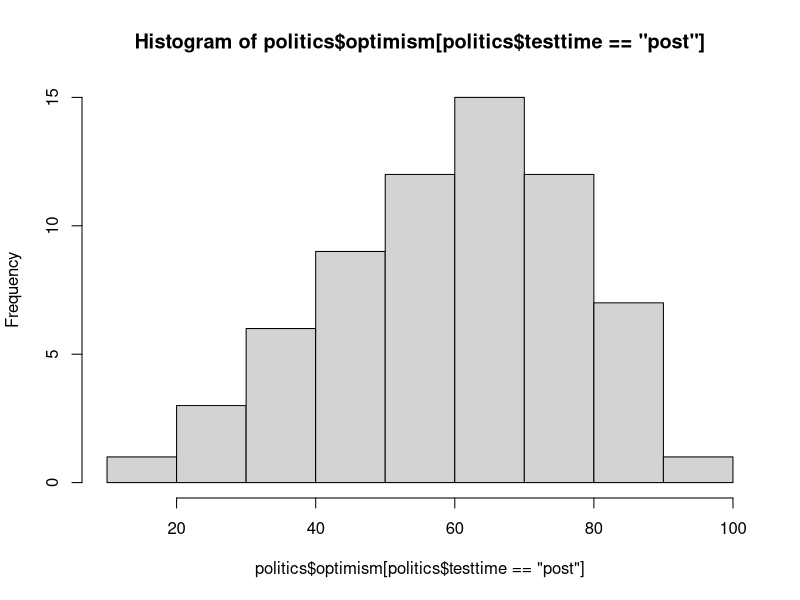
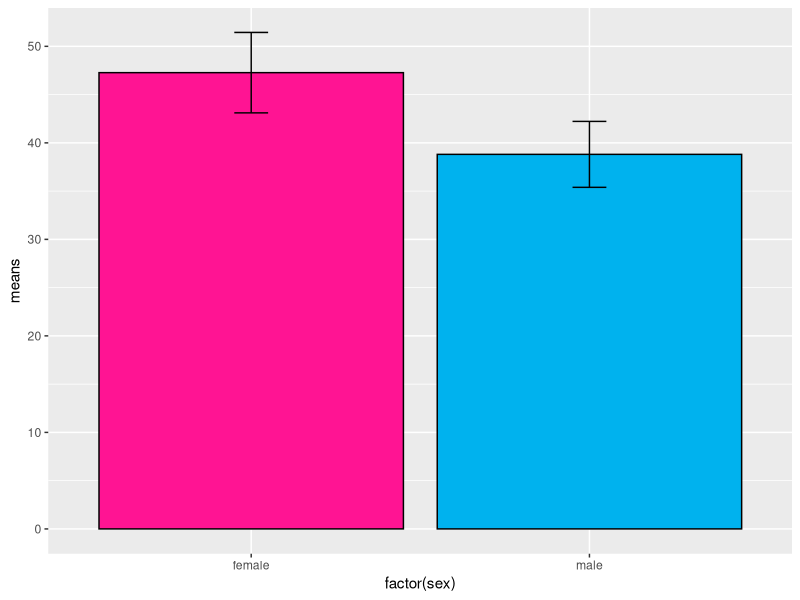
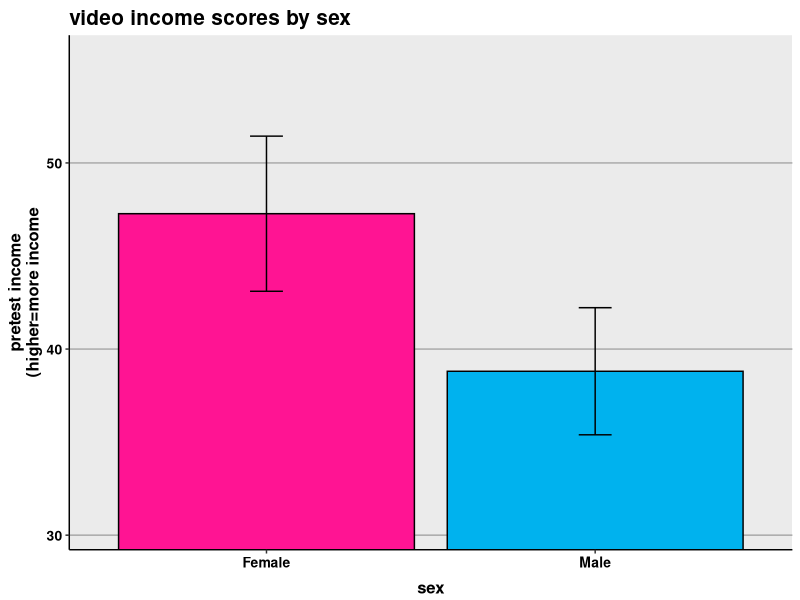
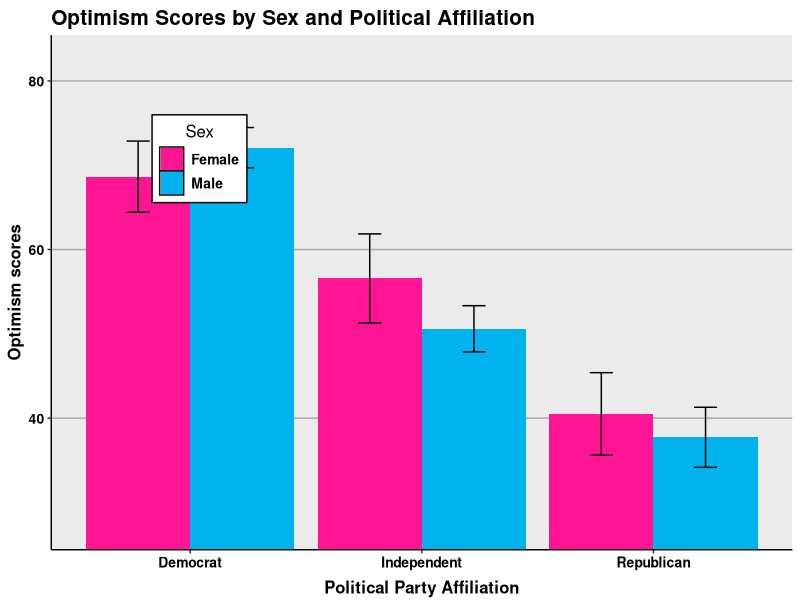
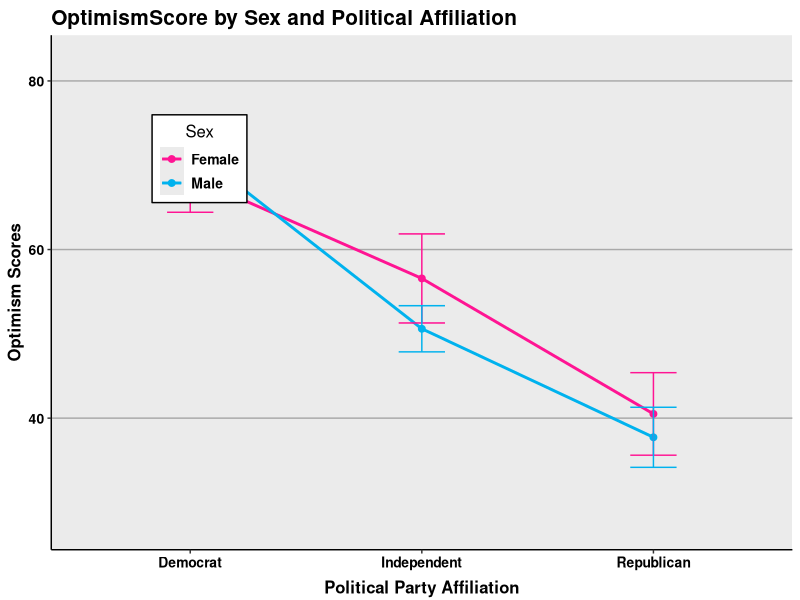

Source code (R) for these figures, in order:
## ---- chunk 1
politics<-read.csv("politics.csv")
## ---- chunk 2
str(politics)
## ---- chunk 3
politics$subject<-factor(politics$subject)
politics$testtime<-factor(politics$testtime, levels=c("pre", "post"))
## ---- chunk 4
summary(politics$optimism)
## ---- chunk 5
hist(politics$optimism[politics$testtime=="post"])

## ---- chunk 6
table(politics$party[politics$testtime=="pre"],politics$sex[politics$testtime=="pre"])
## ---- chunk 7
chisq.test(politics$party[politics$testtime=="pre"],politics$sex[politics$testtime=="pre"])
## ---- chunk 8
t.test(politics$income[politics$sex=="male"& politics$testtime=="pre"], politics$income[politics$sex=="female" & politics$testtime=="pre"])
## ---- chunk 9
library("dplyr")
temp<-politics[politics$testtime=="pre",]%>%group_by(sex)%>%summarize(means=mean(income),
sems=sd(income)/sqrt(length(income)))

library ("ggplot2")
f<-ggplot(temp,aes(x=factor(sex),y=means))+
    geom_bar(stat="identity",color="black",fill=c("deeppink","deepskyblue2"))+geom_errorbar(aes(ymax=means+sems,ymin=means-sems),width=.1)
f                    
## ---- chunk 10
f<-f+ggtitle("video income scores by sex")+
  labs(x="sex", y="pretest income\n(higher=more income")+
  scale_x_discrete(breaks=c("female","male"),labels=c("Female","Male"))+
  theme(plot.title=element_text(size=15,face="bold",vjust=.5))+
  theme(axis.title.x=element_text(size=12,face="bold",vjust=-.25))+
  theme(axis.title.y=element_text(size=12,face="bold",vjust=1))+
  theme(axis.text.x=element_text(size=10,face="bold",color="black"))+
  theme(axis.text.y=element_text(size=10,face="bold",color="black"))+
  coord_cartesian(ylim=c(min(temp$means)-2*max(temp$sems),max(temp$means)+2*max(temp$sems)))+
  theme(panel.border=element_blank(),axis.line=element_line())+
  theme(panel.grid.major.x=element_blank())+
  theme(panel.grid.major.y=element_line(color="darkgrey"))+
  theme(panel.grid.minor.y=element_blank())
f
## ---- chunk 11
summary(aov(optimismscore~party*sex,data=politics[politics$testtime=="pre",]))
temp<-politics[politics$testtime=="pre",]%>%group_by(party,sex)%>%
    summarize(means=mean(optimismscore),sems=sd(optimismscore)/sqrt(length(optimismscore)))
library("gplots")
col1=col2hex("deeppink")
col2=col2hex("deepskyblue2")
f<-ggplot(temp, aes(x=party, y=means, fill=sex))+
    geom_bar(stat="identity",position=position_dodge())+
    scale_fill_manual(values=c(col1,col2),name="Sex",breaks=c("female","male"),labels=c("Female", "Male"))+
    theme(legend.key=element_rect(color="black"))+
    geom_errorbar(aes(ymax=means+sems, ymin=means-sems),width=.2,position=position_dodge(.9))+
    ggtitle("Optimism Scores by Sex and Political Affiliation")+
    labs(x="Political Party Affiliation",y="Optimism scores")+
    scale_x_discrete(breaks=c("democrat","independent","republican"),labels=c("Democrat","Independent","Republican"))+
    theme(plot.title=element_text(size=15,face="bold",vjust=.5))+
    theme(axis.title.x=element_text(size=12,face="bold",vjust=-.25))+
    theme(axis.title.y=element_text(size=12,face="bold",vjust=1))+
    theme(axis.text.x=element_text(size=10,face="bold",color="black"))+
    theme(axis.text.y=element_text(size=10,face="bold",color="black"))+
    coord_cartesian(ylim=c(min(temp$means)-2*max(temp$sems),max(temp$means)+2*max(temp$sems)))+
    theme(panel.border=element_blank(),axis.line=element_line())+
    theme(panel.grid.major.x=element_blank())+
    theme(panel.grid.major.y=element_line(color="darkgrey"))+
    theme(panel.grid.minor.y=element_blank())+
    theme(legend.position=c(.2,.76))+
    theme(legend.background=element_blank())+
    theme(legend.background=element_rect(color="black"))+
    theme(legend.title=element_blank())+
    theme(legend.title=element_text(size=12))+
    theme(legend.title.align=.5)+
    theme(legend.text=element_text(size=10,face="bold"))
f
## ---- chunk 12

f<-ggplot(temp, aes(x=party, y=means, group=sex, color=sex))+
    geom_line(size=1)+
    geom_point(size=2)+
    scale_color_manual(values=c(col1,col2),name="Sex",breaks=c("female","male"),labels=c("Female", "Male"))+
    geom_errorbar(aes(ymax=means+sems, ymin=means-sems),width=.2)+
    ggtitle("OptimismScore by Sex and Political Affiliation")+
    labs(x="Political Party Affiliation",y="Optimism Scores")+
    scale_x_discrete(breaks=c("democrat","independent","republican"),labels=c("Democrat","Independent","Republican"))+
    theme(plot.title=element_text(size=15,face="bold",vjust=.5))+
    theme(axis.title.x=element_text(size=12,face="bold",vjust=-.25))+
    theme(axis.title.y=element_text(size=12,face="bold",vjust=1))+
    theme(axis.text.x=element_text(size=10,face="bold",color="black"))+
    theme(axis.text.y=element_text(size=10,face="bold",color="black"))+
    coord_cartesian(ylim=c(min(temp$means)-2*max(temp$sems),max(temp$means)+2*max(temp$sems)))+
    theme(panel.border=element_blank(),axis.line=element_line())+
    theme(panel.grid.major.x=element_blank())+
    theme(panel.grid.major.y=element_line(color="darkgrey"))+
    theme(panel.grid.minor.y=element_blank())+
    theme(legend.position=c(.2,.76))+
    theme(legend.background=element_blank())+
    theme(legend.background=element_rect(color="black"))+
    theme(legend.title=element_blank())+
    theme(legend.title=element_text(size=12))+
    theme(legend.title.align=.5)+
    theme(legend.text=element_text(size=10,face="bold"))
f
## ---- chunk 13
summary(aov(optimismscore~testtime*sex+Error(subject/testtime),data=politics))
## ---- chunk 14
summary(lm(optimismscore~party,data=politics[politics$testtime=="pre",]))
